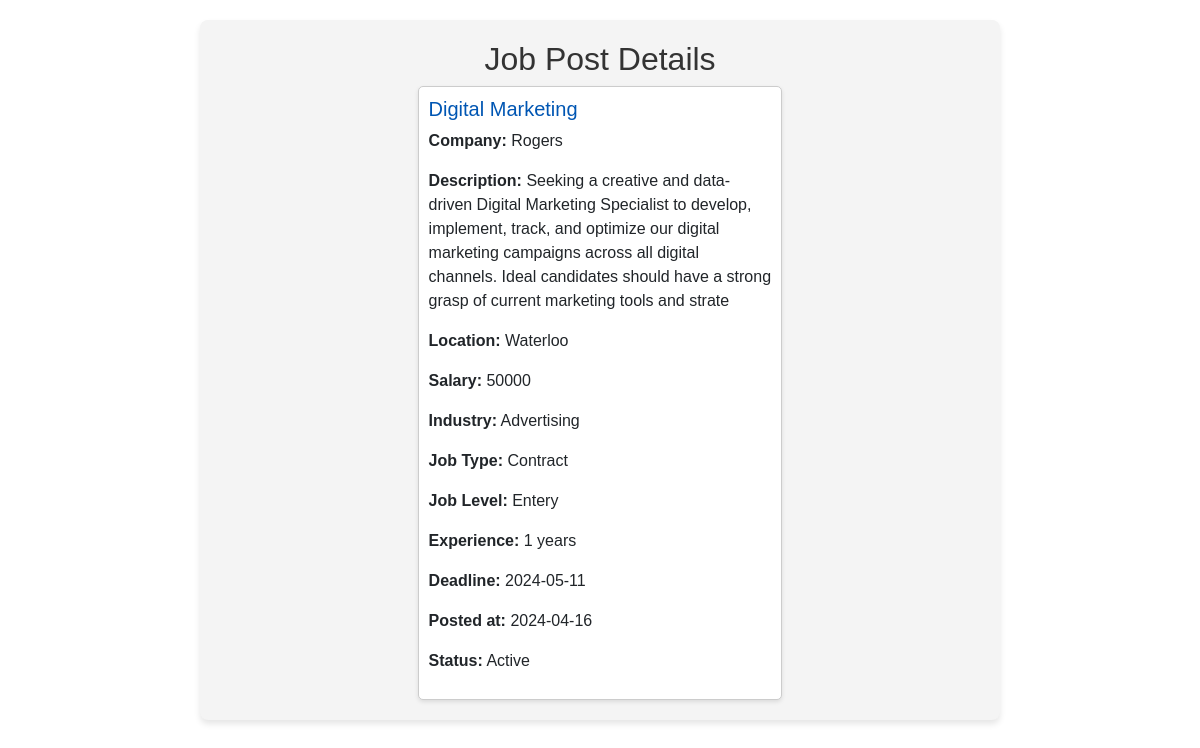
/Admin/viewjobpost.php?job_id=34, run on the app's committed database.
### tables this page shows
CREATE TABLE `tbl_jobs` (
  `Job_id` int(11) NOT NULL,
  `Company` varchar(50) NOT NULL,
  `Logo` varchar(255) NOT NULL,
  `Title` varchar(50) NOT NULL,
  `Description` varchar(250) NOT NULL,
  `Location` varchar(250) NOT NULL,
  `Salary` float NOT NULL,
  `Industry` varchar(50) NOT NULL,
  `Job_type` varchar(50) NOT NULL,
  `Job_level` varchar(50) NOT NULL,
  `Experience` int(11) NOT NULL,
  `Deadline` date NOT NULL,
  `Posted_at` date NOT NULL,
  `User_id` int(11) NOT NULL,
  `Status` int(11) NOT NULL
);

### Admin/viewjobpost.php (the view, shortened to what this page needs)
<!DOCTYPE html>
<html lang="en">
<head>
    <link rel="stylesheet" href="https://stackpath.bootstrapcdn.com/bootstrap/4.5.2/css/bootstrap.min.css">
</head>
<body>
<div class="container">
    <?php
    require '../include/config.php';
    $job_id = isset($_GET['job_id']) ? intval($_GET['job_id']) : 0;
    $sql = "SELECT * FROM tbl_jobs WHERE Job_id = ?";
    $stmt = $dbconnection->prepare($sql);
    $stmt->bind_param("i", $job_id);
    $stmt->execute();
    $result = $stmt->get_result();
    if ($result->num_rows > 0) {
        $row = $result->fetch_assoc();
    } else {
        echo "<p>No details available for this job post.</p>";
        $dbconnection->close();
        exit;
    }
    ?>
    <h2>Job Post Details</h2>
    <div class="job-post-details">
        <div class="job-card">
            <h5><?php echo htmlspecialchars($row['Title']); ?></h5>
            <p><strong>Company:</strong> <?php echo htmlspecialchars($row['Company']); ?></p>
            <p><strong>Description:</strong> <?php echo htmlspecialchars($row['Description']); ?></p>
            <p><strong>Location:</strong> <?php echo htmlspecialchars($row['Location']); ?></p>
            <p><strong>Salary:</strong> <?php echo htmlspecialchars($row['Salary']); ?></p>
            <p><strong>Industry:</strong> <?php echo htmlspecialchars($row['Industry']); ?></p>
            <p><strong>Job Type:</strong> <?php echo htmlspecialchars($row['Job_type']); ?></p>
            <p><strong>Job Level:</strong> <?php echo htmlspecialchars($row['Job_level']); ?></p>
            <p><strong>Experience:</strong> <?php echo htmlspecialchars($row['Experience']); ?> years</p>
            <p><strong>Deadline:</strong> <?php echo htmlspecialchars($row['Deadline']); ?></p>
            <p><strong>Posted at:</strong> <?php echo htmlspecialchars($row['Posted_at']); ?></p>
            <p><strong>Status:</strong> <?php echo $row['Status'] ? 'Active' : 'Inactive'; ?></p>
        </div>
    </div>
</div>
</body>
</html>

### Admin/viewjobpost.php (style rules this page uses)
body { padding: 20px; font-family: 'Arial', sans-serif; }
.container { max-width: 800px; margin: auto; background-color: #f4f4f4; padding: 20px; border-radius: 8px; box-shadow: 0 4px 6px rgba(0,0,0,0.1); }
h2, h3 { color: #333; text-align: center; }
.job-post-details { display: flex; flex-wrap: wrap; justify-content: space-around; gap: 10px; }
.job-card { background-color: #fff; border: 1px solid #ccc; border-radius: 5px; padding: 10px; width: 48%; box-shadow: 0 2px 4px rgba(0,0,0,0.1); }
.job-card h5 { color: #0056b3; }

### data on the page
tbl_jobs: Title "Digital Marketing", Company "Rogers", Description "Seeking a creative and data-driven Digital Marketing Specialist to develop, implement, track, and optimize our digital marketing campaigns across all digital channels. Ideal candidates should have a strong grasp of current marketing tools and strate", Location "Waterloo", Salary "50000", Industry "Advertising", Job_type "Contract", Job_level "Entery", Experience "1", Deadline "2024-05-11", Posted_at "2024-04-16"
